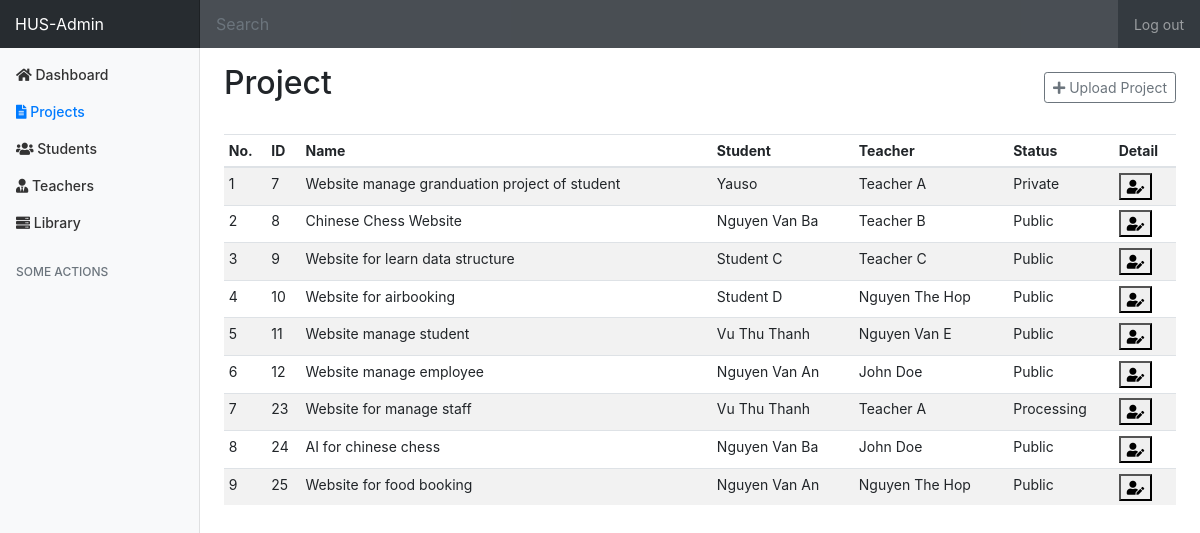
Page /admin/projects (signed in) on the committed database.
### tables this page shows
CREATE TABLE `project` (
  `id` int NOT NULL AUTO_INCREMENT,
  `name` varchar(45) NOT NULL,
  `completed` tinyint(1) DEFAULT NULL,
  `branch_id` int NOT NULL,
  `point` int DEFAULT NULL,
  `curriculum` varchar(20) DEFAULT NULL,
  `faculty` varchar(50) DEFAULT NULL,
  `presentation_day` timestamp NULL DEFAULT NULL,
  `content` varchar(255) DEFAULT NULL,
  `teacher_id` int DEFAULT NULL,
  `student_id` int DEFAULT NULL,
  PRIMARY KEY (`id`),
  KEY `fkIdx_158` (`branch_id`),
  KEY `FK_teacher_project` (`teacher_id`),
  KEY `FK_student_project` (`student_id`),
  CONSTRAINT `FK_158` FOREIGN KEY (`branch_id`) REFERENCES `branch` (`id`),
  CONSTRAINT `FK_student_project` FOREIGN KEY (`student_id`) REFERENCES `student` (`id`) ON DELETE CASCADE ON UPDATE CASCADE,
  CONSTRAINT `FK_teacher_project` FOREIGN KEY (`teacher_id`) REFERENCES `teacher` (`id`) ON DELETE CASCADE ON UPDATE CASCADE
);

### views/admin/admin_project.php (the view, shortened to what the rows shown need)
<!doctype html>
<html lang="en">
<head>
    <link rel="stylesheet" href="https://maxcdn.bootstrapcdn.com/bootstrap/4.0.0/css/bootstrap.min.css">
    <link href="/assets/css/admin-style.css" rel="stylesheet">
    <link rel="stylesheet" href="https://cdnjs.cloudflare.com/ajax/libs/font-awesome/5.15.1/css/all.min.css">
</head>
<body>
<div class="container-fluid">
    <div class="row">
        <main role="main" class="col-md-9 ml-sm-auto col-lg-10 pt-3 px-4">
            <div class="d-flex justify-content-between flex-wrap flex-md-nowrap align-items-center pb-2 mb-3">
                <h1 class="h2">Project</h1>
            </div>
            <div class="table-responsive">
                <table class="table table-striped table-sm" id='data-table'>
                    <thead>
                    <tr>
                        <th>No.</th>
                        <th>ID</th>
                        <th>Name</th>
                        <th>Student</th>
                        <th>Teacher</th>
                        <th>Status</th>
                        <th>Detail</th>
                    </tr>
                    </thead>
                    <tbody>
                    <?php
                    for ($i = 0; $i < count($data['projects']); $i++) {
                        $j = $i + 1;
                        echo "<tr>
                                        <td>" . $j . "</td>
                                        <td>" . $data['projects'][$i]['id'] . "</td>
                                        <td>" . $data['projects'][$i]['name'] . "</td>
                                        <td>" . $data['projects'][$i]['student'] . "</td>
                                        <td>" . $data['projects'][$i]['teacher'] . "</td>
                                        <td>" . $data['projects'][$i]['status'] . "</td>
                                        <td>
                                            <button type='button' data-toggle='modal' data-target='#student-" . $j . "-detail'>
                                                <i class='fas fa-user-edit'></i>
                                            </button>
                                            <div class='modal fade' id='student-" . $j . "-detail' tabindex='-1' role='dialog' aria-hidden='true'>
                                                <div class='modal-dialog' role='document'>
                                                    <div class='modal-content'>
                                                        <div class='modal-body'>
                                                            <form id='updateProject" . $data['projects'][$i]['id'] . "Form' action='/admin/projects/update' enctype='multipart/form-data' method='POST'>
                                                                    <input class='form-control' name='project_id' value='" . $data['projects'][$i]['id'] . "' readonly>
                                                                    <input class='form-control' name='name' value='" . $data['projects'][$i]['name'] . "' readonly>
                                                                    <input class='form-control' name='email' value='" . $data['projects'][$i]['student'] . "' readonly>
                                                                    <input class='form-control' name='email' value='" . $data['projects'][$i]['teacher'] . "' readonly>
                                                                    <input class='form-control' name='email' value='" . $data['projects'][$i]['branch'] . "' readonly>
                                                                    <label>Point</label>";
                                                        echo"</form>
                                                        </div>
                                                        <div class='modal-footer'>
                                                            <button type='button' class='btn btn-secondary' data-dismiss='modal'>Close
                                                            </button>
                                                            <button type='submit' class='btn btn-primary' form='updateProject" . $data['projects'][$i]['id'] . "Form'>Save changes
                                                            </button>
                                                        </div>
                                                    </div>
                                                </div>
                                            </div>
                                        </td>
                                    </tr>";
                    }
                    ?>
                    </tbody>
                </table>
            </div>
        </main>
    </div>
</div>
</body>
</html>

### rows in the picture
project: id "7", name "Website manage granduation project of student"
project: id "8", name "Chinese Chess Website"
project: id "9", name "Website for learn data structure"
project: id "10", name "Website for airbooking"
project: id "11", name "Website manage student"
project: id "12", name "Website manage employee"
project: id "23", name "Website for manage staff"
project: id "24", name "AI for chinese chess"
project: id "25", name "Website for food booking"

### other values in the picture
$j "1"
$data['projects'][$i]['student'] "Yauso"
$data['projects'][$i]['teacher'] "Teacher A"
$data['projects'][$i]['status'] "Private"
$j "2"
$data['projects'][$i]['student'] "Nguyen Van Ba"
$data['projects'][$i]['teacher'] "Teacher B"
$data['projects'][$i]['status'] "Public"
$j "3"
$data['projects'][$i]['student'] "Student C"
$data['projects'][$i]['teacher'] "Teacher C"
$j "4"
$data['projects'][$i]['student'] "Student D"
$data['projects'][$i]['teacher'] "Nguyen The Hop"
$j "5"
